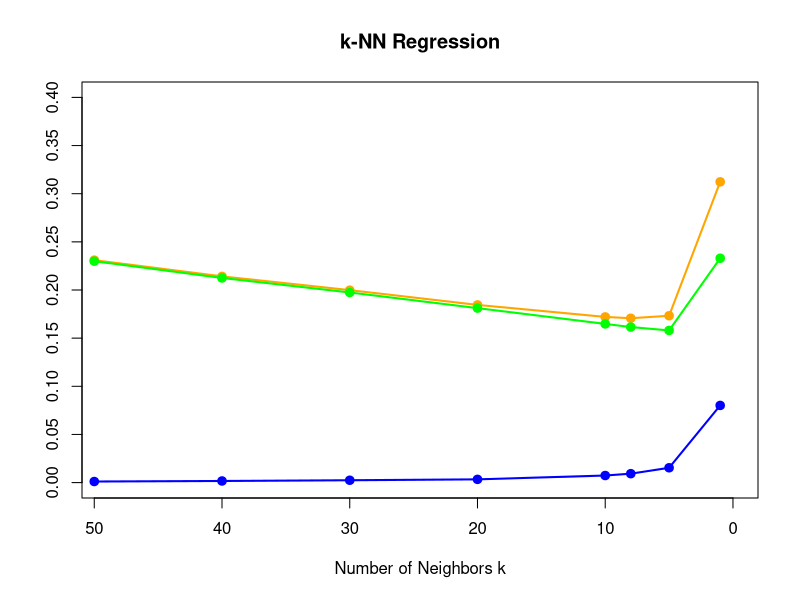
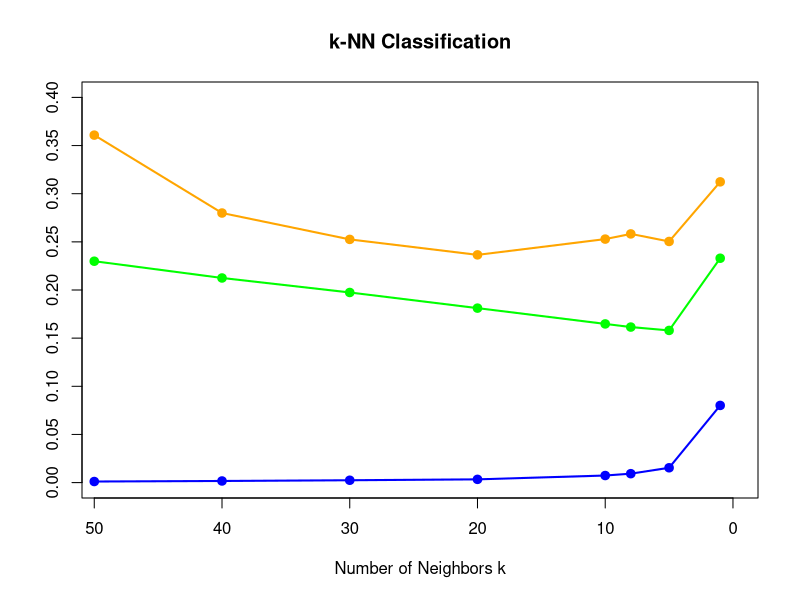
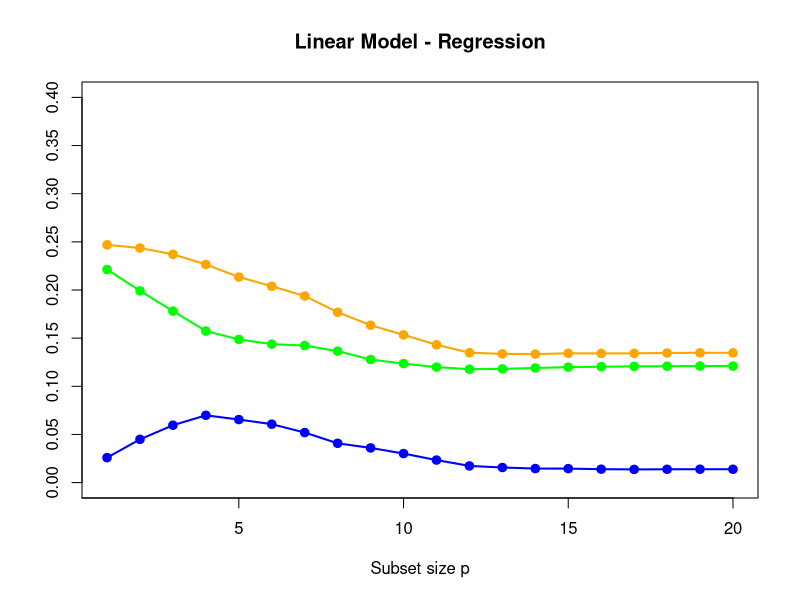
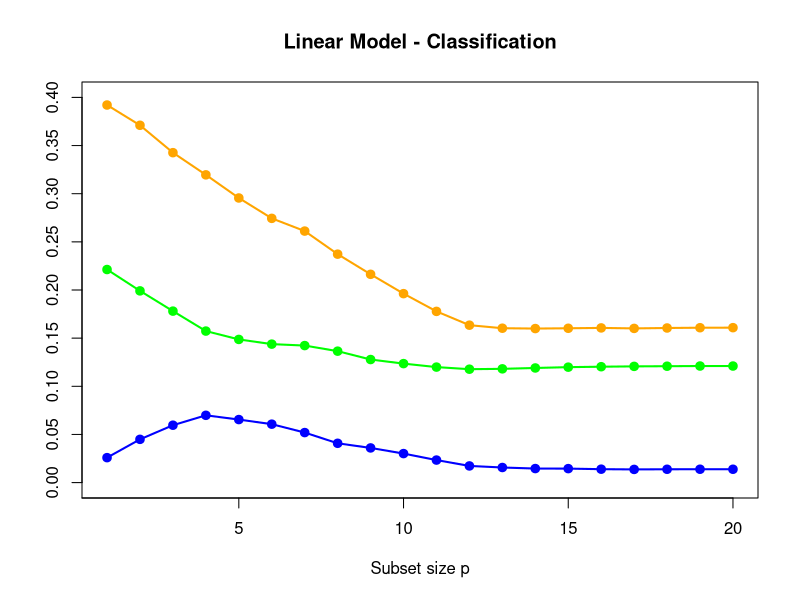

Write R code to recreate these figures, in order.
## ---- chunk 1
# generate dataset
genX <- function(n = 80, p = 20){
  X = matrix(runif(n*p, 0, 1), ncol = p, nrow = n)
  return(X)
}
# generate response
genY <- function(X, case = 1){
  n = nrow(X)
  Y = numeric(n)
  if (case == 1){ # for the left panel of fig. 7.3
    Y = sapply(X[, 1], function(x) ifelse(x <= 0.5, 0, 1))
  }
  else {
    Y = apply(X[, 1:10], 1, function(x) ifelse(sum(x) > 5, 1, 0))  
  }
  return(Y)
}
## global parameters setting
ntest = 1000
percent = 0.75
B = 100 # the number of repeatation
## ---- chunk 2
# case 1
seed = 123
set.seed(seed)
X = genX()
Y = genY(X)
X.test = genX(n = 1000)
Y.test = genY(X.test)
## ---- chunk 3
## kNN
library(class)
library(caret)
n = nrow(X)
K = 50 # the maximum of k
# sequence of k
kseq = c(seq(K, 10, by = -10), 8, 5, 1)
nk = length(kseq)
reg.bias2.full = numeric(nk)
reg.variance.full = numeric(nk)
reg.epe.full = numeric(nk)
cl.bias2.full = numeric(nk)
cl.variance.full = numeric(nk)
cl.epe.full = numeric(nk)
for(i in 1:nk){
  reg.pred = matrix(nrow = nrow(X.test), ncol = B)
  cl.pred = matrix(nrow = nrow(X.test), ncol = B)
  for (j in c(1:B)) { # subsampling B training dataset
    train.id = sample(n, n*percent)
    X.train = X[train.id, ]
    Y.train = Y[train.id]
    # for regression
    fit1 = knnreg(X.train, Y.train, k = kseq[i])
    reg.pred[, j] = predict(fit1, X.test)
    # for classification
    #fit2 = knn(X.train, X.test, Y.train, k = kseq[i])  # levels: 0 1
    #cl.pred[, j] = as.numeric(fit2) - 1 # val: 1 2
    cl.pred[, j] = sapply(reg.pred[, j], function(x) ifelse(x>0.5, 1, 0))
  }
  ## regression squared loss
  # bias
  bias2 = (rowMeans(reg.pred) - Y.test)^2
  # variance
  variance = apply(reg.pred, 1, function(x) var(x))
  # expected prediction error
  epe = sapply(1:nrow(X.test), function(i) mean((reg.pred[i, ]-Y.test[i])^2))
  # mean
  reg.bias2.full[i] = mean(bias2)
  reg.variance.full[i] = mean(variance)
  reg.epe.full[i] = mean(epe)
  ## classification 0-1 loss
  bias2 = (rowMeans(cl.pred) - Y.test)^2
  variance = apply(cl.pred, 1, function(x) var(x))
  epe = sapply(1:nrow(cl.pred), function(i) mean(cl.pred[i,]!=Y.test[i]))
  cl.bias2.full[i] = mean(bias2)
  cl.variance.full[i] = mean(variance)
  cl.epe.full[i] = mean(epe)
}
## ---- chunk 4
## plot
yrange = 0.4
## kNN regression
#yrange = round(range(reg.epe.full)[2]+0.1, digits = 2)
plot(kseq, seq(0, yrange, length.out = nk), "n",
     xlab = "Number of Neighbors k", ylab = "", main = "k-NN Regression",
     xaxt='n', yaxt = 'n')
axis(1, at = seq(0, 50, by = 10), labels = seq(50, 0, by = -10))
axis(2, at = seq(0, yrange, by = 0.05))
lines(50-kseq, reg.epe.full, type="o", pch = 19, lwd = 2, col="orange")
lines(50-kseq, reg.bias2.full, type = "o", pch = 19, lwd = 2, col = "green")
lines(50-kseq, reg.variance.full, type = "o", lwd = 2, pch = 19, col = "blue")

## kNN classification
#yrange = round(range(cl.epe.full)[2]+0.1, digits = 2)
plot(kseq, seq(0, yrange, length.out = nk), "n",
     xlab = "Number of Neighbors k", ylab = "", main = "k-NN Classification",
     xaxt='n', yaxt = 'n')
axis(1, at = seq(0, 50, by = 10), labels = seq(50, 0, by = -10))
axis(2, at = seq(0, yrange, by = 0.05))
lines(50-kseq, cl.epe.full, type="o", pch = 19, lwd = 2, col="orange")
lines(50-kseq, reg.bias2.full, type = "o", pch = 19, lwd = 2, col = "green")
lines(50-kseq, reg.variance.full, type = "o", lwd = 2, pch = 19, col = "blue")
#lines(50-kseq, cl.bias2.full, type = "o", pch = 19, lwd = 2, col = "green")
#lines(50-kseq, cl.variance.full, type = "o", lwd = 2, pch = 19, col = "blue")
## ---- chunk 5
## case 2
seed = 123
set.seed(seed)
X = genX()
Y = genY(X, case = 2)
X.test = genX(n = ntest)
Y.test = genY(X.test, case = 2)
## ---- chunk 6
## use leaps package to do best subset selection
library(leaps)
## predict test dataset by using the best subset model with size p
predict.regsub <- function(model, p, X.test){
  which = summary(model)$which
  coef.raw = coef(model, p)
  # construct coef vector
  if (length(coef.raw) == p+1)
  {
    coef.vec = numeric(1+ncol(X.test)) # include intercept
    coef.vec[1] = coef.raw[1]
    flag = 1
  }
  else
  {
    coef.vec = numeric(ncol(X.test))
    flag = 0
  }
  j = flag + 1 # point to raw coef
  for (i in c(1:ncol(X.test)) + flag){
    if (which[p, i]){
      coef.vec[i] = coef.raw[j]
      j = j + 1
    }
  }
  # for simplicity, consider intercept; and in fact, every regsubset models have intercept
  pred = apply(cbind(1, X.test), 1, function(x) sum(x*coef.vec))
  return(pred)
}
## ---- chunk 7
n = nrow(X)
## store all prediction
reg.pred.full = vector("list", 20)
for (i in 1:20){
  reg.pred.full[[i]] = matrix(nrow = nrow(X.test),
                              ncol = B)
}
for (i in 1:B){
  train.id = sample(n, n*percent)
  X.train = X[train.id, ]
  Y.train = Y[train.id]
  reg.sub = regsubsets(X.train, Y.train, nvmax = 20)
   for (j in 1:20){
     reg.pred.full[[j]][, i] = predict.regsub(reg.sub, j, X.test)
   }
}
## ---- chunk 8
## calculate bias2, variance, epe
reg.bias2.full = numeric(20)
reg.variance.full = numeric(20)
reg.epe.full = numeric(20)
cl.epe.full = numeric(20)

for (i in 1:20){
  bias2 = sapply(1:ntest, function(j) (mean(reg.pred.full[[i]][j, ]) - Y.test[j])^2)
  variance = apply(reg.pred.full[[i]], 1, function(x) var(x))
  # for regression
  epe = sapply(1:ntest, function(j) mean((reg.pred.full[[i]][j, ] - Y.test[j])^2))
  # for classification
  epe.cl = numeric(ntest)
  for (j in 1:ntest)
  {
    tmp = reg.pred.full[[i]][j, ]
    cl.pred = sapply(tmp, function(x) ifelse(x > 0.5, 1, 0))
    # 0-1 loss
    epe.cl[j] = mean(cl.pred!=Y.test[j])
  }
  reg.variance.full[i] = mean(variance)
  reg.bias2.full[i] = mean(bias2)
  reg.epe.full[i] = mean(epe)
  cl.epe.full[i] = mean(epe.cl)
}
## ---- chunk 9
## plot
yrange = 0.4
## best subset regression
#png(paste0("sub-reg-", seed,".png"))
#yrange = round(range(reg.epe.full)[2]+0.1, digits = 2)
plot(1:20, seq(0, yrange, length.out = 20), "n",
     xlab = "Subset size p", ylab = "", main = "Linear Model - Regression",
     xaxt='n', yaxt = 'n')
axis(1, at = seq(0, 20, by = 5), labels = seq(0, 20, by = 5))
axis(2, at = seq(0, yrange, by = 0.05))
lines(1:20, reg.epe.full, type="o", pch = 19, lwd = 2, col="orange")
lines(1:20, reg.bias2.full, type = "o", pch = 19, lwd = 2, col = "green")
lines(1:20, reg.variance.full, type = "o", lwd = 2, pch = 19, col = "blue")
#dev.off()

## best subset regression for classification
#png(paste0("sub-cl-", seed,".png"))
#yrange = round(range(reg.epe.full)[2]+0.1, digits = 2)
plot(1:20, seq(0, yrange, length.out = 20), "n",
     xlab = "Subset size p", ylab = "", main = "Linear Model - Classification",
     xaxt='n', yaxt = 'n')
axis(1, at = seq(0, 20, by = 5), labels = seq(0, 20, by = 5))
axis(2, at = seq(0, yrange, by = 0.05))
#lines(1:20, reg.epe.full, type="o", pch = 19, lwd = 2, col="orange")
lines(1:20, cl.epe.full, type="o", pch = 19, lwd = 2, col="orange")
lines(1:20, reg.bias2.full, type = "o", pch = 19, lwd = 2, col = "green")
lines(1:20, reg.variance.full, type = "o", lwd = 2, pch = 19, col = "blue")
#dev.off()
